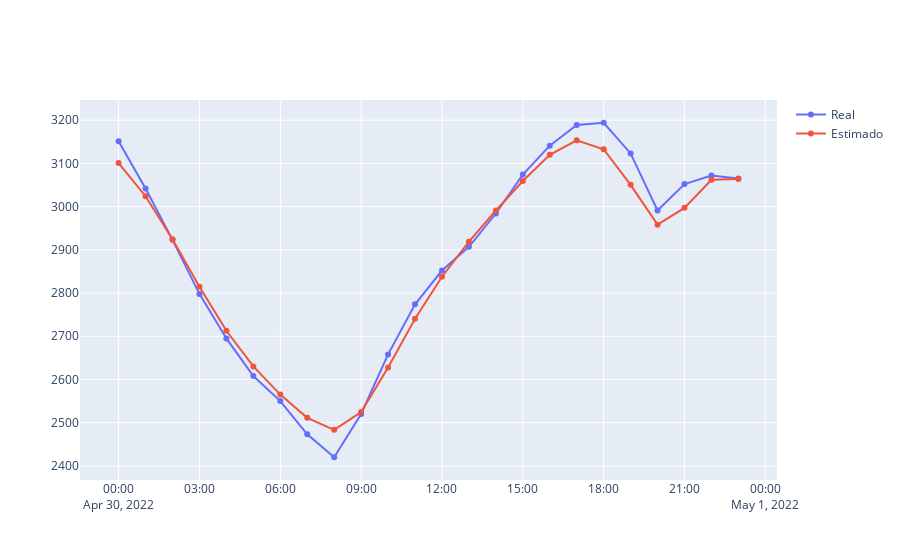
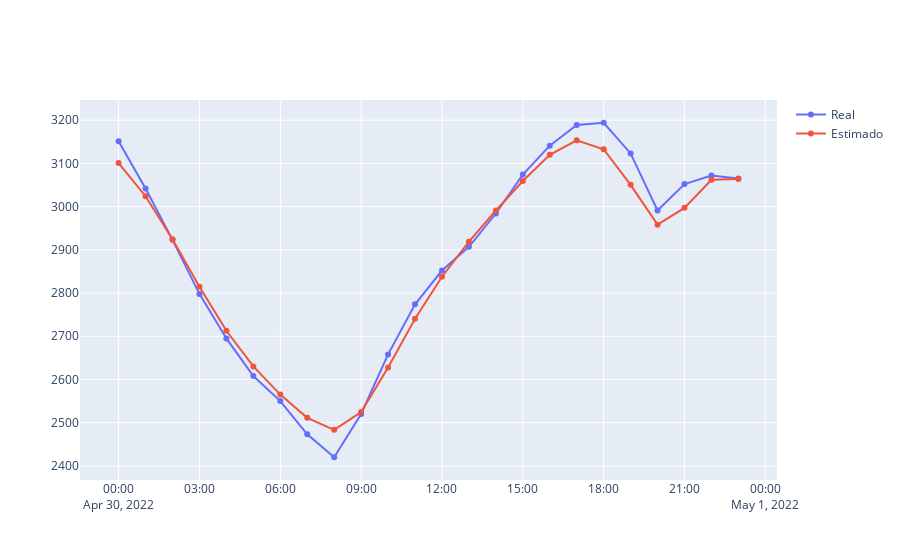

These figures' notebook cell, in order:
### Markdown cell above
## 6.  Model evaluation

### Code cell
import plotly.graph_objects as go
from plotly.offline import iplot

fig = go.Figure()
fig.add_trace(go.Scatter(x=df_est['Fecha-Hora'], y=df_est['Real'],
                    mode='lines+markers',
                    name='Real'))
fig.add_trace(go.Scatter(x=df_est['Fecha-Hora'], y=df_est['Estimado'],
                    mode='lines+markers',
                    name='Forecast'))

fig.show()
iplot(fig, image='svg', filename='lstm-ed_forecast_2022-04-30_mape093_r2_99', image_width=1280, image_height=640)
